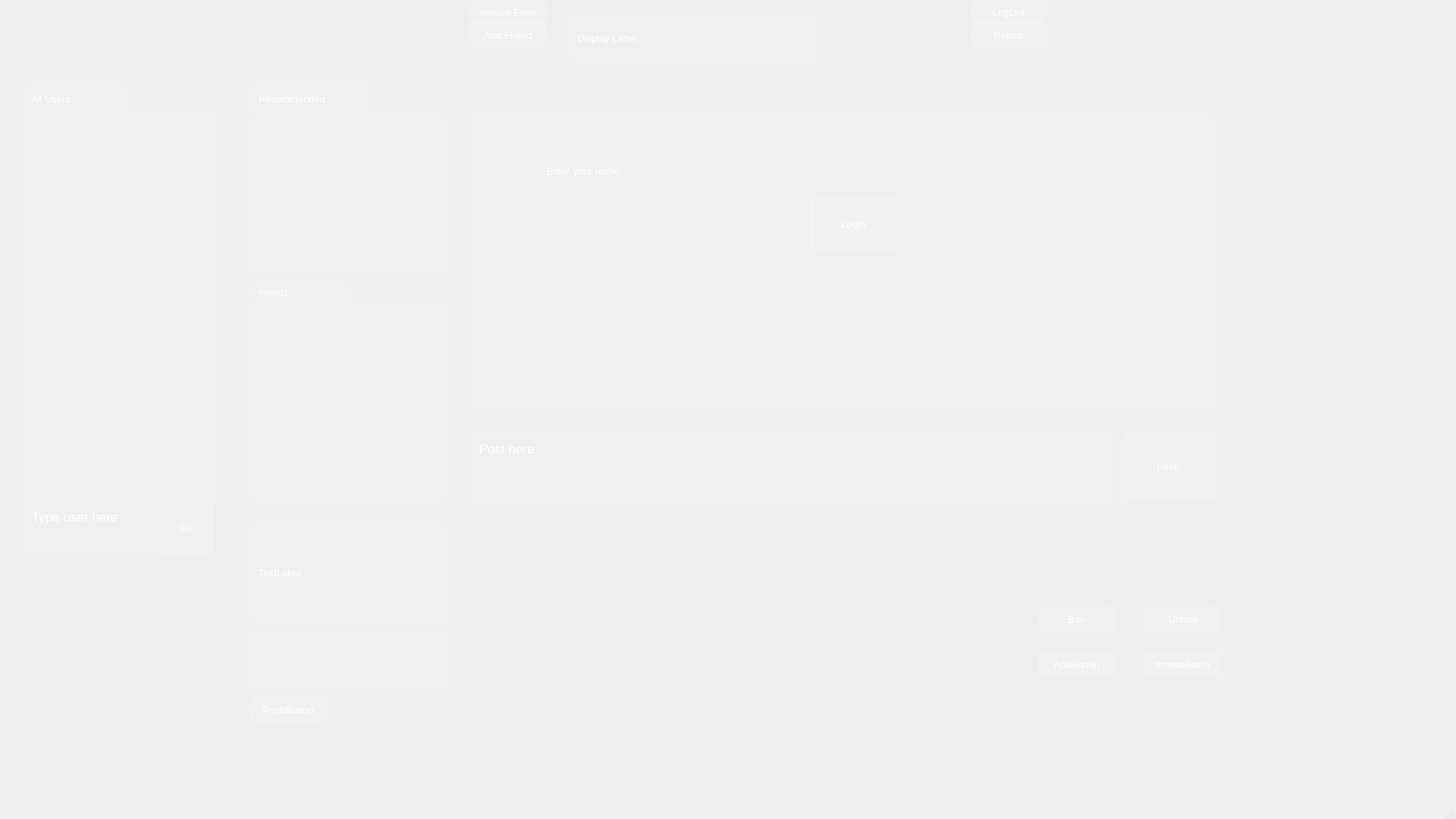
<?xml version="1.0" encoding="UTF-8"?>
<ui version="4.0">
 <class>MainWindow</class>
 <widget class="QMainWindow" name="MainWindow">
  <property name="geometry">
   <rect>
    <x>0</x>
    <y>0</y>
    <width>1920</width>
    <height>1080</height>
   </rect>
  </property>
  <property name="windowTitle">
   <string>MainWindow</string>
  </property>
  <widget class="QWidget" name="centralwidget">
   <property name="enabled">
    <bool>true</bool>
   </property>
   <property name="styleSheet">
    <string notr="true">QWidget {
    background-color: qlineargradient(spread:pad, x1:0, y1:0, x2:1, y2:1,
                                      stop:0 #1a2a3a, stop:1 #0f2027);
    color: white;
    font-family: 'Segoe UI';
    font-size: 10pt;
}
QLineEdit {
    background-color: rgba(255,255,255,0.1);
    color: white;
    border: 1px solid rgba(255,255,255,0.2);
    border-radius: 6px;
    padding: 4px;
}
QPushButton {
    background-color: rgba(255,255,255,0.1);
    color: white;
    border: 1px solid rgba(255,255,255,0.2);
    border-radius: 6px;
    padding: 6px 12px;
}
QFrame, QTableWidget {
    background-color: rgba(255,255,255,0.06);
    border-radius: 10px;
    padding: 8px;
}</string>
   </property>
   <widget class="QTextEdit" name="login_textEdit">
    <property name="geometry">
     <rect>
      <x>710</x>
      <y>260</y>
      <width>361</width>
      <height>71</height>
     </rect>
    </property>
   </widget>
   <widget class="QPushButton" name="login_Button">
    <property name="geometry">
     <rect>
      <x>1070</x>
      <y>260</y>
      <width>111</width>
      <height>71</height>
     </rect>
    </property>
    <property name="text">
     <string>Login</string>
    </property>
   </widget>
   <widget class="QLabel" name="login_label">
    <property name="geometry">
     <rect>
      <x>710</x>
      <y>210</y>
      <width>351</width>
      <height>31</height>
     </rect>
    </property>
    <property name="text">
     <string>Enter your name</string>
    </property>
   </widget>
   <widget class="QLabel" name="display_label">
    <property name="enabled">
     <bool>true</bool>
    </property>
    <property name="geometry">
     <rect>
      <x>750</x>
      <y>20</y>
      <width>331</width>
      <height>61</height>
     </rect>
    </property>
    <property name="text">
     <string>Display Label</string>
    </property>
   </widget>
   <widget class="QTableWidget" name="display_table_friends">
    <property name="geometry">
     <rect>
      <x>330</x>
      <y>400</y>
      <width>261</width>
      <height>261</height>
     </rect>
    </property>
   </widget>
   <widget class="QTableWidget" name="display_table_posts">
    <property name="geometry">
     <rect>
      <x>620</x>
      <y>150</y>
      <width>981</width>
      <height>391</height>
     </rect>
    </property>
   </widget>
   <widget class="QPushButton" name="display_returnButton">
    <property name="geometry">
     <rect>
      <x>1280</x>
      <y>30</y>
      <width>100</width>
      <height>32</height>
     </rect>
    </property>
    <property name="text">
     <string>Return</string>
    </property>
   </widget>
   <widget class="QPushButton" name="display_addFriendButton">
    <property name="geometry">
     <rect>
      <x>620</x>
      <y>30</y>
      <width>100</width>
      <height>32</height>
     </rect>
    </property>
    <property name="text">
     <string>Add Friend</string>
    </property>
   </widget>
   <widget class="QTableWidget" name="display_suggestFriendsTable">
    <property name="geometry">
     <rect>
      <x>330</x>
      <y>150</y>
      <width>261</width>
      <height>211</height>
     </rect>
    </property>
   </widget>
   <widget class="QTextEdit" name="display_postTextInput">
    <property name="geometry">
     <rect>
      <x>620</x>
      <y>570</y>
      <width>851</width>
      <height>91</height>
     </rect>
    </property>
    <property name="html">
     <string>&lt;!DOCTYPE HTML PUBLIC &quot;-//W3C//DTD HTML 4.0//EN&quot; &quot;http://www.w3.org/TR/REC-html40/strict.dtd&quot;&gt;
&lt;html&gt;&lt;head&gt;&lt;meta name=&quot;qrichtext&quot; content=&quot;1&quot; /&gt;&lt;meta charset=&quot;utf-8&quot; /&gt;&lt;style type=&quot;text/css&quot;&gt;
p, li { white-space: pre-wrap; }
hr { height: 1px; border-width: 0; }
li.unchecked::marker { content: &quot;\2610&quot;; }
li.checked::marker { content: &quot;\2612&quot;; }
&lt;/style&gt;&lt;/head&gt;&lt;body style=&quot; font-family:'Segoe UI'; font-size:10pt; font-weight:400; font-style:normal;&quot;&gt;
&lt;p style=&quot; margin-top:0px; margin-bottom:0px; margin-left:0px; margin-right:0px; -qt-block-indent:0; text-indent:0px;&quot;&gt;&lt;span style=&quot; font-family:'.AppleSystemUIFont'; font-size:13pt;&quot;&gt;Post here&lt;/span&gt;&lt;/p&gt;&lt;/body&gt;&lt;/html&gt;</string>
    </property>
   </widget>
   <widget class="QPushButton" name="display_postButton">
    <property name="geometry">
     <rect>
      <x>1480</x>
      <y>570</y>
      <width>121</width>
      <height>91</height>
     </rect>
    </property>
    <property name="text">
     <string>Post!</string>
    </property>
   </widget>
   <widget class="QLabel" name="display_recommendedLabel">
    <property name="geometry">
     <rect>
      <x>330</x>
      <y>110</y>
      <width>161</width>
      <height>41</height>
     </rect>
    </property>
    <property name="text">
     <string>Recommended</string>
    </property>
   </widget>
   <widget class="QLabel" name="display_friendsLabel">
    <property name="geometry">
     <rect>
      <x>330</x>
      <y>370</y>
      <width>131</width>
      <height>31</height>
     </rect>
    </property>
    <property name="text">
     <string>friends</string>
    </property>
   </widget>
   <widget class="QPushButton" name="admin_banButton">
    <property name="geometry">
     <rect>
      <x>1370</x>
      <y>800</y>
      <width>100</width>
      <height>32</height>
     </rect>
    </property>
    <property name="text">
     <string>Ban</string>
    </property>
   </widget>
   <widget class="QPushButton" name="admin_unbanButton">
    <property name="geometry">
     <rect>
      <x>1510</x>
      <y>800</y>
      <width>100</width>
      <height>32</height>
     </rect>
    </property>
    <property name="text">
     <string>Unban</string>
    </property>
   </widget>
   <widget class="QPushButton" name="admin_addAdminButton">
    <property name="geometry">
     <rect>
      <x>1370</x>
      <y>860</y>
      <width>100</width>
      <height>32</height>
     </rect>
    </property>
    <property name="text">
     <string>AddAdmin</string>
    </property>
   </widget>
   <widget class="QPushButton" name="admin_removeAdminButton">
    <property name="geometry">
     <rect>
      <x>1510</x>
      <y>860</y>
      <width>100</width>
      <height>32</height>
     </rect>
    </property>
    <property name="text">
     <string>removeAdmin</string>
    </property>
   </widget>
   <widget class="QPushButton" name="display_logoutButton">
    <property name="geometry">
     <rect>
      <x>1280</x>
      <y>0</y>
      <width>100</width>
      <height>32</height>
     </rect>
    </property>
    <property name="text">
     <string>LogOut</string>
    </property>
   </widget>
   <widget class="QPushButton" name="display_removeFriend">
    <property name="geometry">
     <rect>
      <x>620</x>
      <y>0</y>
      <width>100</width>
      <height>32</height>
     </rect>
    </property>
    <property name="text">
     <string>Remove Friend</string>
    </property>
   </widget>
   <widget class="QTableWidget" name="display_table_Users">
    <property name="geometry">
     <rect>
      <x>30</x>
      <y>150</y>
      <width>256</width>
      <height>511</height>
     </rect>
    </property>
   </widget>
   <widget class="QLabel" name="display_allUserLabel">
    <property name="geometry">
     <rect>
      <x>30</x>
      <y>110</y>
      <width>141</width>
      <height>41</height>
     </rect>
    </property>
    <property name="text">
     <string>All Users</string>
    </property>
   </widget>
   <widget class="QPushButton" name="display_goToUserButton">
    <property name="geometry">
     <rect>
      <x>210</x>
      <y>660</y>
      <width>71</width>
      <height>71</height>
     </rect>
    </property>
    <property name="text">
     <string>Go</string>
    </property>
   </widget>
   <widget class="QTextEdit" name="display_goToUserTextField">
    <property name="geometry">
     <rect>
      <x>30</x>
      <y>660</y>
      <width>181</width>
      <height>71</height>
     </rect>
    </property>
    <property name="html">
     <string>&lt;!DOCTYPE HTML PUBLIC &quot;-//W3C//DTD HTML 4.0//EN&quot; &quot;http://www.w3.org/TR/REC-html40/strict.dtd&quot;&gt;
&lt;html&gt;&lt;head&gt;&lt;meta name=&quot;qrichtext&quot; content=&quot;1&quot; /&gt;&lt;meta charset=&quot;utf-8&quot; /&gt;&lt;style type=&quot;text/css&quot;&gt;
p, li { white-space: pre-wrap; }
hr { height: 1px; border-width: 0; }
li.unchecked::marker { content: &quot;\2610&quot;; }
li.checked::marker { content: &quot;\2612&quot;; }
&lt;/style&gt;&lt;/head&gt;&lt;body style=&quot; font-family:'Segoe UI'; font-size:10pt; font-weight:400; font-style:normal;&quot;&gt;
&lt;p style=&quot; margin-top:0px; margin-bottom:0px; margin-left:0px; margin-right:0px; -qt-block-indent:0; text-indent:0px;&quot;&gt;&lt;span style=&quot; font-family:'.AppleSystemUIFont'; font-size:13pt;&quot;&gt;Type user here&lt;/span&gt;&lt;/p&gt;&lt;/body&gt;&lt;/html&gt;</string>
    </property>
   </widget>
   <widget class="QTextEdit" name="amadeus_textBox">
    <property name="geometry">
     <rect>
      <x>330</x>
      <y>830</y>
      <width>261</width>
      <height>81</height>
     </rect>
    </property>
   </widget>
   <widget class="QLabel" name="amadeus_responseBox">
    <property name="geometry">
     <rect>
      <x>330</x>
      <y>690</y>
      <width>261</width>
      <height>131</height>
     </rect>
    </property>
    <property name="text">
     <string>TextLabel</string>
    </property>
   </widget>
   <widget class="QPushButton" name="amadeus_sendButton">
    <property name="geometry">
     <rect>
      <x>330</x>
      <y>920</y>
      <width>100</width>
      <height>32</height>
     </rect>
    </property>
    <property name="text">
     <string>PushButton</string>
    </property>
   </widget>
  </widget>
  <widget class="QMenuBar" name="menubar">
   <property name="geometry">
    <rect>
     <x>0</x>
     <y>0</y>
     <width>1920</width>
     <height>37</height>
    </rect>
   </property>
  </widget>
  <widget class="QStatusBar" name="statusbar"/>
 </widget>
 <resources/>
 <connections/>
</ui>
